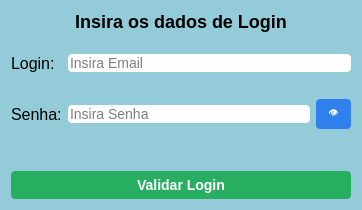
<?xml version="1.0" encoding="UTF-8"?>
<ui version="4.0">
 <class>Form</class>
 <widget class="QWidget" name="Form">
  <property name="geometry">
   <rect>
    <x>0</x>
    <y>0</y>
    <width>362</width>
    <height>207</height>
   </rect>
  </property>
  <property name="windowTitle">
   <string>Tela Login</string>
  </property>
  <property name="styleSheet">
   <string notr="true">QWidget#Form {
    background-color: #93cbd9;
}</string>
  </property>
  <layout class="QFormLayout" name="formLayout_2">
   <item row="2" column="0" colspan="2">
    <layout class="QFormLayout" name="formLayout">
     <item row="0" column="0">
      <widget class="QLabel" name="label_2">
       <property name="styleSheet">
        <string notr="true">    font-family: &quot;Arial&quot;, sans-serif;
    font-size: 16px;</string>
       </property>
       <property name="text">
        <string>Login:</string>
       </property>
      </widget>
     </item>
     <item row="2" column="0">
      <widget class="QLabel" name="label_3">
       <property name="styleSheet">
        <string notr="true">    font-family: &quot;Arial&quot;, sans-serif;
    font-size: 16px;</string>
       </property>
       <property name="text">
        <string>Senha:</string>
       </property>
      </widget>
     </item>
     <item row="0" column="1">
      <widget class="QLineEdit" name="login_input">
       <property name="styleSheet">
        <string notr="true">    font-family: &quot;Arial&quot;, sans-serif;
    font-size: 14px;
    border-radius: 4px;
    border: none;</string>
       </property>
       <property name="placeholderText">
        <string>Insira Email</string>
       </property>
      </widget>
     </item>
     <item row="1" column="1">
      <widget class="QLabel" name="labelWarning1">
       <property name="enabled">
        <bool>true</bool>
       </property>
       <property name="styleSheet">
        <string notr="true">    font-family: &quot;Arial&quot;, sans-serif;
    font-size: 12px;
    font-weight: bold;
color: red</string>
       </property>
       <property name="text">
        <string/>
       </property>
      </widget>
     </item>
     <item row="3" column="1">
      <widget class="QLabel" name="labelWarning2">
       <property name="enabled">
        <bool>true</bool>
       </property>
       <property name="styleSheet">
        <string notr="true">    font-family: &quot;Arial&quot;, sans-serif;
    font-size: 12px;
    font-weight: bold;
color: red</string>
       </property>
       <property name="text">
        <string/>
       </property>
      </widget>
     </item>
     <item row="2" column="1">
      <layout class="QHBoxLayout" name="horizontalLayout_4">
       <item>
        <widget class="QLineEdit" name="senha_input">
         <property name="styleSheet">
          <string notr="true">    font-family: &quot;Arial&quot;, sans-serif;
    font-size: 14px;
    border-radius: 4px;
    border: none;</string>
         </property>
         <property name="echoMode">
          <enum>QLineEdit::Password</enum>
         </property>
         <property name="placeholderText">
          <string>Insira Senha</string>
         </property>
        </widget>
       </item>
       <item>
        <widget class="QPushButton" name="revelarBTN">
         <property name="maximumSize">
          <size>
           <width>40</width>
           <height>40</height>
          </size>
         </property>
         <property name="styleSheet">
          <string notr="true">QPushButton {
    background-color: #2f80ed;
    color: white;
    border: none;
    border-radius: 4px;
    padding: 6px 12px;
    font-family: &quot;Arial&quot;, sans-serif;
    font-size: 10px;
}
QPushButton:hover {
    background-color: #1c64d1;
}</string>
         </property>
         <property name="text">
          <string>👁</string>
         </property>
        </widget>
       </item>
      </layout>
     </item>
    </layout>
   </item>
   <item row="1" column="0" colspan="2">
    <spacer name="horizontalSpacer">
     <property name="orientation">
      <enum>Qt::Horizontal</enum>
     </property>
     <property name="sizeHint" stdset="0">
      <size>
       <width>40</width>
       <height>10</height>
      </size>
     </property>
    </spacer>
   </item>
   <item row="3" column="0" colspan="2">
    <spacer name="horizontalSpacer_2">
     <property name="orientation">
      <enum>Qt::Horizontal</enum>
     </property>
     <property name="sizeHint" stdset="0">
      <size>
       <width>40</width>
       <height>10</height>
      </size>
     </property>
    </spacer>
   </item>
   <item row="4" column="0" colspan="2">
    <widget class="QPushButton" name="validarBTN">
     <property name="styleSheet">
      <string notr="true">QPushButton {
    background-color: #27ae60;
    color: white;
    border-radius: 4px;
    border: none;
    padding: 6px 12px;
    font-family: &quot;Arial&quot;, sans-serif;
    font-size: 14px;
    font-weight: bold;
}
QPushButton:hover {
    background-color: #219150;
}
</string>
     </property>
     <property name="text">
      <string>Validar Login</string>
     </property>
    </widget>
   </item>
   <item row="0" column="0" colspan="2">
    <widget class="QLabel" name="label">
     <property name="styleSheet">
      <string notr="true">    font-family: &quot;Arial&quot;, sans-serif;
    font-size: 18px;
    font-weight: bold;</string>
     </property>
     <property name="text">
      <string>Insira os dados de Login</string>
     </property>
     <property name="alignment">
      <set>Qt::AlignCenter</set>
     </property>
    </widget>
   </item>
  </layout>
 </widget>
 <resources/>
 <connections/>
</ui>
